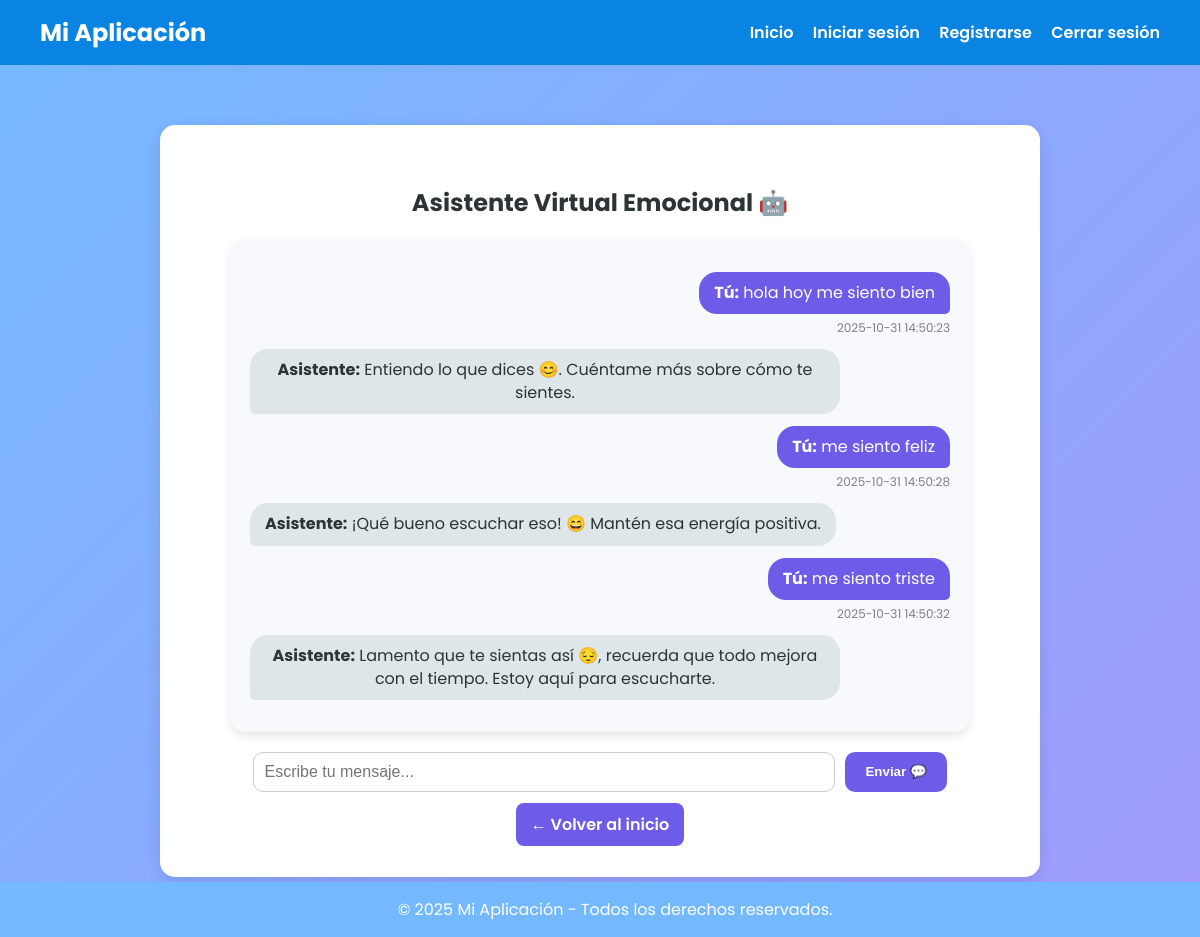
The app's page /asistente (signed in) with its own data.
### tables this page shows
CREATE TABLE mensajes (
                        id INTEGER PRIMARY KEY AUTOINCREMENT,
                        usuario_id INTEGER,
                        mensaje_usuario TEXT,
                        respuesta_asistente TEXT,
                        fecha DATETIME DEFAULT CURRENT_TIMESTAMP,
                        FOREIGN KEY(usuario_id) REFERENCES usuarios(id)
                    );

### app.py (the view, shortened to what this page needs)
@app.route("/asistente", methods=["GET", "POST"])
def asistente():
    if "usuario_id" not in session:
        return redirect(url_for("login"))
    conn = get_db()
    cursor = conn.cursor()
    cursor.execute("""
        SELECT mensaje_usuario, respuesta_asistente, fecha
        FROM mensajes WHERE usuario_id = ?
        ORDER BY fecha ASC
    """, (session["usuario_id"],))
    historial = cursor.fetchall()
    return render_template("asistente.html", historial=historial)

### app.py (called while the page is built)
def get_db():
    db = getattr(g, '_database', None)
    if db is None:
        db = g._database = sqlite3.connect(DATABASE)
        db.row_factory = sqlite3.Row
    return db

@app.teardown_appcontext
def close_connection(exception):
    db = getattr(g, '_database', None)
    if db is not None:
        db.close()

### templates/asistente.html (shortened to what this page needs)
{% extends "base.html" %}
{% block content %}
<h2 style="text-align:center; color:#2d3436;">Asistente Virtual Emocional 🤖</h2>
<div class="chat-container">
    {% if historial %}
        {% for msg in historial %}
            <div class="message user">
                <div class="bubble bubble-user">
                    <strong>Tú:</strong> {{ msg["mensaje_usuario"] }}
                </div>
                <span class="timestamp">{{ msg["fecha"] }}</span>
            </div>
            <div class="message assistant">
                <div class="bubble bubble-assistant">
                    <strong>Asistente:</strong> {{ msg["respuesta_asistente"] }}
                </div>
            </div>
        {% endfor %}
    {% else %}
        <p style="text-align:center; color:gray;">Aún no hay mensajes. ¡Inicia la conversación!</p>
    {% endif %}
</div>
<form method="post" class="chat-form">
    <input type="text" name="mensaje" placeholder="Escribe tu mensaje..." required>
    <button type="submit">Enviar 💬</button>
</form>
<div style="text-align:center; margin-top:20px;">
    <a href="{{ url_for('home') }}" class="btn" style="background-color:#6c5ce7; color:white; padding:10px 15px; border-radius:8px; text-decoration:none;">
        ← Volver al inicio
    </a>
</div>
{% endblock %}

### templates/base.html (shortened to what this page needs)
<!DOCTYPE html>
<html lang="es">
<head>
</head>
<body>
    <nav>
        <h1>Mi Aplicación</h1>
        <div>
            <a href="{{ url_for('index') }}">Inicio</a>
            <a href="{{ url_for('login') }}">Iniciar sesión</a>
            <a href="{{ url_for('register') }}">Registrarse</a>
            {% if session.get("usuario_id") %}
                <a href="{{ url_for('logout') }}">Cerrar sesión</a>
            {% endif %}
        </div>
    </nav>
    <div class="container">
        {% block content %}{% endblock %}
    </div>
    <footer>
        &copy; {{ 2025 }} Mi Aplicación - Todos los derechos reservados.
    </footer>
</body>
</html>

### templates/base.html (style rules this page uses)
body { font-family: 'Poppins', sans-serif; background: linear-gradient(135deg, #74b9ff, #a29bfe); color: #2d3436; margin: 0; padding: 0; }
nav { background-color: #0984e3; color: white; padding: 15px 40px; display: flex; justify-content: space-between; align-items: center; }
nav h1 { margin: 0; font-size: 1.5em; }
nav a { color: white; text-decoration: none; margin-left: 15px; font-weight: 600; }
.container { max-width: 800px; margin: 60px auto; background: white; border-radius: 15px; box-shadow: 0 5px 15px rgba(0,0,0,0.1); padding: 40px; text-align: center; }
button, .btn { background-color: #00b894; color: white; border: none; padding: 12px 25px; border-radius: 25px; cursor: pointer; transition: 0.3s; text-decoration: none; font-weight: 600; }
footer { text-align: center; padding: 15px; background: #74b9ff; color: white; position: fixed; bottom: 0; width: 100%; }

### templates/asistente.html (style rules this page uses)
.chat-container { background: #f7f9fc; border-radius: 15px; padding: 20px; max-width: 700px; margin: 0 auto; box-shadow: 0 4px 10px rgba(0,0,0,0.1); max-height: 500px; overflow-y: auto; }
.message { margin: 12px 0; display: flex; flex-direction: column; animation: fadeIn 0.3s ease-in; }
.user { align-items: flex-end; }
.assistant { align-items: flex-start; }
.bubble { padding: 10px 15px; border-radius: 18px; max-width: 80%; line-height: 1.4; font-size: 16px; word-wrap: break-word; }
.bubble-user { background-color: #6c5ce7; color: white; border-bottom-right-radius: 5px; }
.bubble-assistant { background-color: #dfe6e9; color: #2d3436; border-bottom-left-radius: 5px; }
.timestamp { font-size: 12px; color: gray; margin-top: 5px; }
.chat-form { margin-top: 20px; display: flex; justify-content: center; gap: 10px; }
input[name="mensaje"] { width: 70%; padding: 10px; border-radius: 10px; border: 1px solid #ccc; font-size: 16px; }
button[type="submit"] { background-color: #6c5ce7; color: white; border: none; border-radius: 10px; padding: 10px 20px; cursor: pointer; transition: 0.3s; }

### records on screen
mensajes: mensaje_usuario "hola hoy me siento bien", fecha "2025-10-31 14:50:23", respuesta_asistente "Entiendo lo que dices 😊. Cuéntame más sobre cómo te sientes."
mensajes: mensaje_usuario "me siento feliz", fecha "2025-10-31 14:50:28", respuesta_asistente "¡Qué bueno escuchar eso! 😄 Mantén esa energía positiva."
mensajes: mensaje_usuario "me siento triste", fecha "2025-10-31 14:50:32", respuesta_asistente "Lamento que te sientas así 😔, recuerda que todo mejora con el tiempo. Estoy aquí para escucharte."

### other values on screen
{{ 2025 }} "2025"
